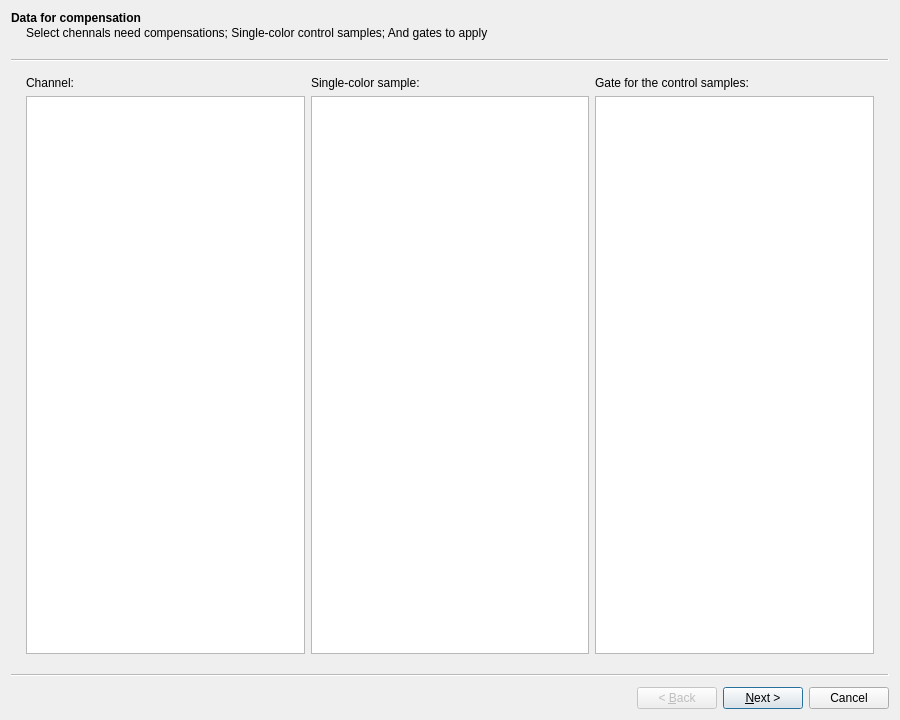
<?xml version="1.0" encoding="UTF-8"?>
<ui version="4.0">
 <class>Wizard</class>
 <widget class="QWizard" name="Wizard">
  <property name="geometry">
   <rect>
    <x>0</x>
    <y>0</y>
    <width>900</width>
    <height>720</height>
   </rect>
  </property>
  <property name="windowTitle">
   <string>Compensation Wizard</string>
  </property>
  <property name="wizardStyle">
   <enum>QWizard::ClassicStyle</enum>
  </property>
  <widget class="QWizardPage" name="wPage1">
   <property name="title">
    <string>Data for compensation</string>
   </property>
   <property name="subTitle">
    <string>Select chennals need compensations; Single-color control samples; And gates to apply </string>
   </property>
   <layout class="QGridLayout" name="gridLayout">
    <item row="0" column="0">
     <widget class="QLabel" name="label">
      <property name="text">
       <string>Channel:</string>
      </property>
     </widget>
    </item>
    <item row="0" column="1">
     <widget class="QLabel" name="label_2">
      <property name="text">
       <string>Single-color sample:</string>
      </property>
     </widget>
    </item>
    <item row="0" column="2">
     <widget class="QLabel" name="label_3">
      <property name="text">
       <string>Gate for the control samples:</string>
      </property>
     </widget>
    </item>
    <item row="1" column="0">
     <widget class="QListView" name="chnlListView"/>
    </item>
    <item row="1" column="1">
     <widget class="QListView" name="smplListView"/>
    </item>
    <item row="1" column="2">
     <widget class="QListView" name="gateListView"/>
    </item>
   </layout>
  </widget>
  <widget class="QWizardPage" name="wPage2">
   <property name="title">
    <string>Assign single-color samples:</string>
   </property>
   <property name="subTitle">
    <string>For each channel, select a single-color control sample to calculate the compensation</string>
   </property>
   <layout class="QVBoxLayout" name="verticalLayout">
    <item>
     <widget class="QScrollArea" name="scrollArea">
      <property name="horizontalScrollBarPolicy">
       <enum>Qt::ScrollBarAlwaysOff</enum>
      </property>
      <property name="widgetResizable">
       <bool>true</bool>
      </property>
      <widget class="QWidget" name="wP2Scroll">
       <property name="geometry">
        <rect>
         <x>0</x>
         <y>0</y>
         <width>846</width>
         <height>524</height>
        </rect>
       </property>
       <layout class="QVBoxLayout" name="verticalLayout_2"/>
      </widget>
     </widget>
    </item>
    <item>
     <widget class="QPushButton" name="clearAllPB">
      <property name="text">
       <string>Clear all</string>
      </property>
     </widget>
    </item>
   </layout>
  </widget>
  <widget class="QWizardPage" name="wPage3">
   <property name="title">
    <string>Additional settings</string>
   </property>
   <property name="subTitle">
    <string>Please provide additional settings to tweak the calculation of the compensation matrix. Leave them at default if you are not sure about some of them.</string>
   </property>
   <layout class="QVBoxLayout" name="verticalLayout_3">
    <item>
     <widget class="QGroupBox" name="groupBox_3">
      <property name="title">
       <string>Ignore auto-fluorescence:</string>
      </property>
      <layout class="QHBoxLayout" name="horizontalLayout_3">
       <item>
        <widget class="QCheckBox" name="noAutoFCheck">
         <property name="text">
          <string>Do not substract auto-fluorescence from each sample</string>
         </property>
        </widget>
       </item>
      </layout>
     </widget>
    </item>
    <item>
     <widget class="QGroupBox" name="groupBox">
      <property name="title">
       <string>How each sample is averaged:</string>
      </property>
      <layout class="QHBoxLayout" name="horizontalLayout">
       <item>
        <widget class="QRadioButton" name="medRadio">
         <property name="text">
          <string>Median</string>
         </property>
        </widget>
       </item>
       <item>
        <widget class="QRadioButton" name="gMeanRadio">
         <property name="text">
          <string>Geometric mean</string>
         </property>
        </widget>
       </item>
       <item>
        <widget class="QRadioButton" name="meanRadio">
         <property name="text">
          <string>Arithmetic(normal) mean</string>
         </property>
         <property name="checked">
          <bool>true</bool>
         </property>
        </widget>
       </item>
      </layout>
     </widget>
    </item>
    <item>
     <widget class="QGroupBox" name="groupBox_2">
      <property name="title">
       <string>Use top percentile of stained samples (please estimate positive rate of the no-color sample):</string>
      </property>
      <layout class="QHBoxLayout" name="horizontalLayout_2">
       <item>
        <widget class="QCheckBox" name="percentileCheck">
         <property name="text">
          <string>Yes     </string>
         </property>
        </widget>
       </item>
       <item>
        <widget class="QSlider" name="percentileSlider">
         <property name="enabled">
          <bool>false</bool>
         </property>
         <property name="minimum">
          <number>5</number>
         </property>
         <property name="maximum">
          <number>100</number>
         </property>
         <property name="singleStep">
          <number>5</number>
         </property>
         <property name="value">
          <number>100</number>
         </property>
         <property name="orientation">
          <enum>Qt::Horizontal</enum>
         </property>
         <property name="invertedAppearance">
          <bool>false</bool>
         </property>
         <property name="tickPosition">
          <enum>QSlider::TicksBelow</enum>
         </property>
         <property name="tickInterval">
          <number>10</number>
         </property>
        </widget>
       </item>
       <item>
        <widget class="QLabel" name="percentileLabel">
         <property name="text">
          <string>100</string>
         </property>
        </widget>
       </item>
      </layout>
     </widget>
    </item>
    <item>
     <spacer name="verticalSpacer">
      <property name="orientation">
       <enum>Qt::Vertical</enum>
      </property>
      <property name="sizeHint" stdset="0">
       <size>
        <width>20</width>
        <height>40</height>
       </size>
      </property>
     </spacer>
    </item>
    <item>
     <widget class="QLabel" name="progressLabel">
      <property name="text">
       <string>Ready, click &quot;Next&quot; to start calculation.</string>
      </property>
     </widget>
    </item>
    <item>
     <widget class="QProgressBar" name="progressBar">
      <property name="value">
       <number>0</number>
      </property>
     </widget>
    </item>
   </layout>
  </widget>
  <widget class="QWizardPage" name="wPage4">
   <property name="title">
    <string>Preview of auto-fluorescence and spill matrix</string>
   </property>
   <property name="subTitle">
    <string>Click &quot;Finish&quot; to load this matrix into the EasyFlowQ main compensation manager</string>
   </property>
   <layout class="QGridLayout" name="gridLayout_2">
    <item row="1" column="0">
     <widget class="QTableView" name="autoFTable">
      <property name="maximumSize">
       <size>
        <width>300</width>
        <height>16777215</height>
       </size>
      </property>
     </widget>
    </item>
    <item row="1" column="1">
     <widget class="QTableView" name="spillMatTable"/>
    </item>
    <item row="0" column="0">
     <widget class="QLabel" name="label_4">
      <property name="text">
       <string>Auto-fluorescence</string>
      </property>
     </widget>
    </item>
    <item row="0" column="1">
     <widget class="QLabel" name="label_5">
      <property name="text">
       <string>Signal spill into (channels) (%)</string>
      </property>
     </widget>
    </item>
    <item row="2" column="1">
     <widget class="QFrame" name="frame">
      <property name="frameShape">
       <enum>QFrame::StyledPanel</enum>
      </property>
      <property name="frameShadow">
       <enum>QFrame::Raised</enum>
      </property>
      <layout class="QHBoxLayout" name="horizontalLayout_4">
       <property name="leftMargin">
        <number>0</number>
       </property>
       <property name="topMargin">
        <number>0</number>
       </property>
       <property name="rightMargin">
        <number>0</number>
       </property>
       <property name="bottomMargin">
        <number>0</number>
       </property>
       <item>
        <widget class="QPushButton" name="pushButton">
         <property name="text">
          <string>Load into compensation</string>
         </property>
        </widget>
       </item>
       <item>
        <widget class="QPushButton" name="pushButton_2">
         <property name="text">
          <string>Export</string>
         </property>
        </widget>
       </item>
      </layout>
     </widget>
    </item>
   </layout>
  </widget>
 </widget>
 <resources/>
 <connections>
  <connection>
   <sender>percentileSlider</sender>
   <signal>valueChanged(int)</signal>
   <receiver>percentileLabel</receiver>
   <slot>setNum(int)</slot>
   <hints>
    <hint type="sourcelabel">
     <x>402</x>
     <y>267</y>
    </hint>
    <hint type="destinationlabel">
     <x>720</x>
     <y>266</y>
    </hint>
   </hints>
  </connection>
  <connection>
   <sender>percentileCheck</sender>
   <signal>clicked(bool)</signal>
   <receiver>percentileSlider</receiver>
   <slot>setEnabled(bool)</slot>
   <hints>
    <hint type="sourcelabel">
     <x>80</x>
     <y>304</y>
    </hint>
    <hint type="destinationlabel">
     <x>472</x>
     <y>304</y>
    </hint>
   </hints>
  </connection>
 </connections>
</ui>
